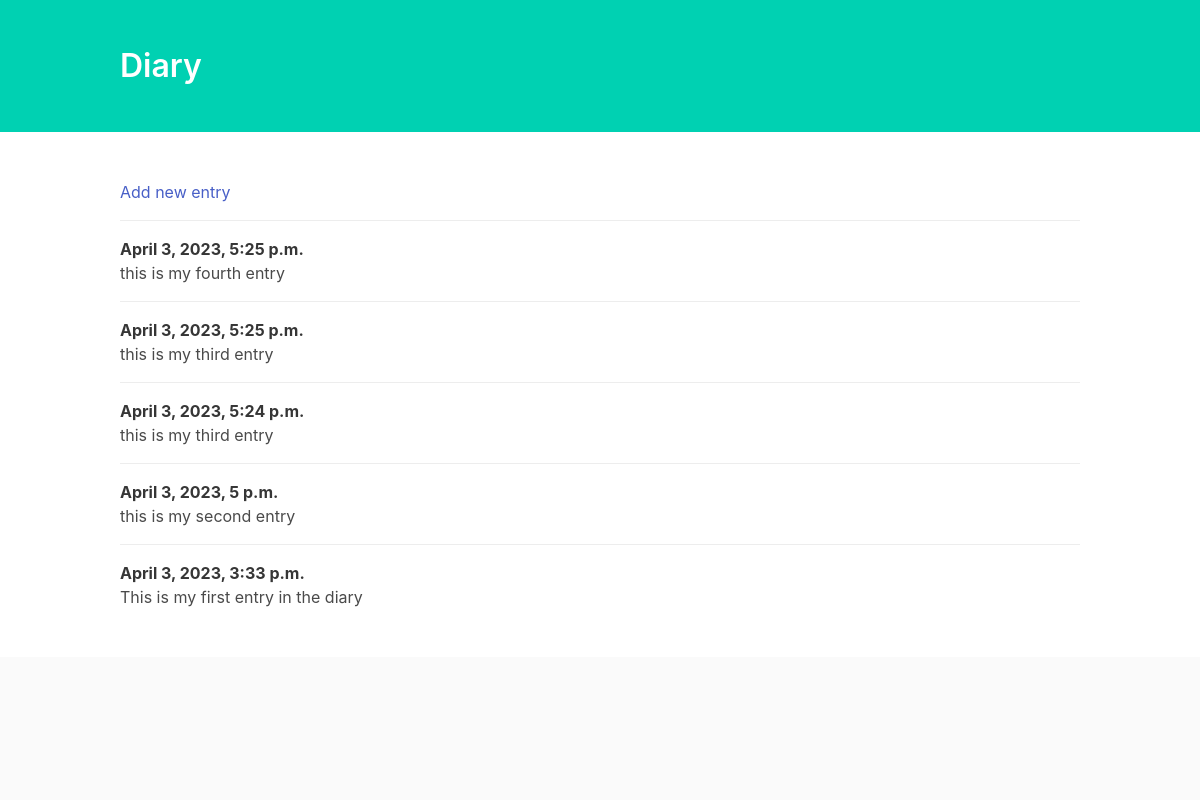
The app's page /diary/, older data.
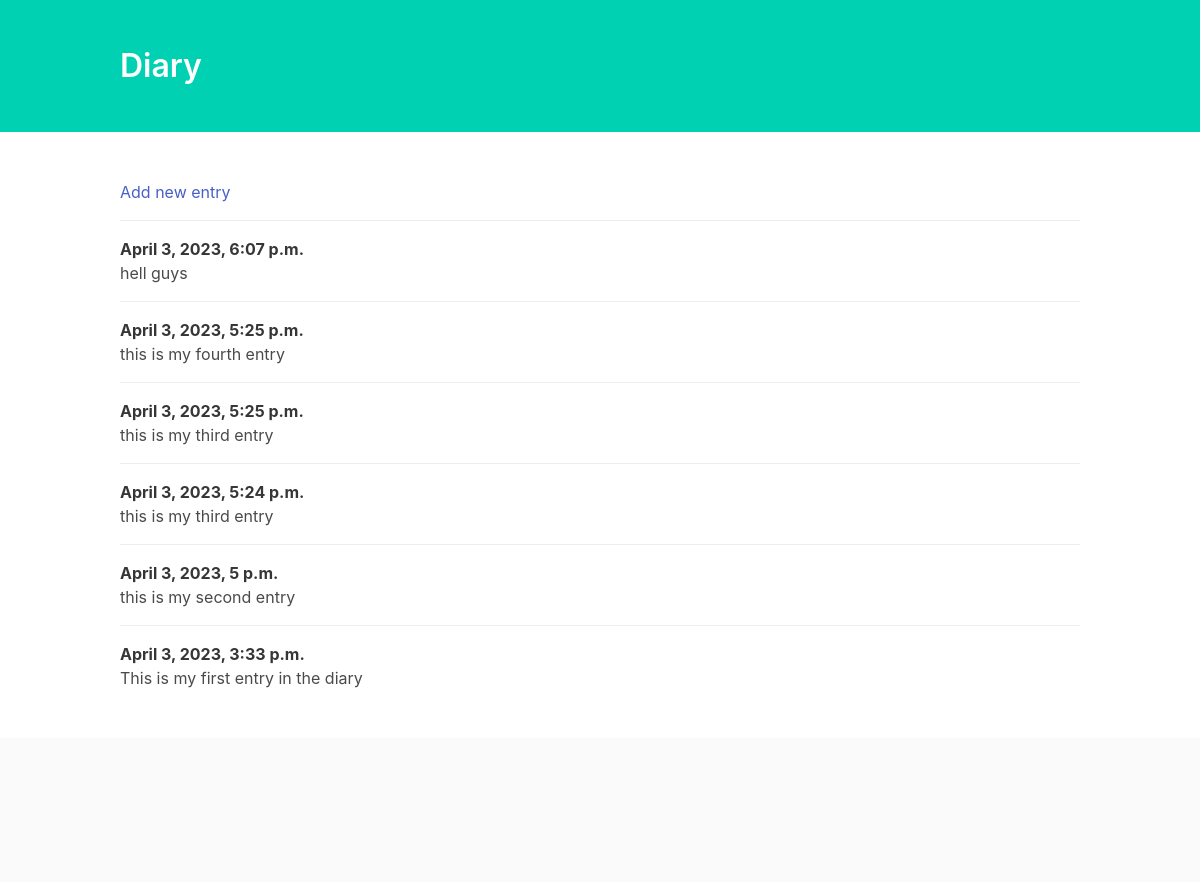
The same page, newer data.
### diary/models.py (models this page shows, shortened)
class Diary_entry(models.Model):
    text = models.TextField()
    date_posted = models.DateTimeField(auto_now_add=True)
    class Meta:
        verbose_name_plural='entries'

### diary/views.py (the view)
# urls.py: path('',views.index,name='index'),
def index(request):
    entries = Diary_entry.objects.order_by('-date_posted')
    context = {'entries' : entries}
    return render(request, 'diary/index.html',context)

### diary/templates/diary/index.html (shortened to what this page needs)
<!DOCTYPE html>
<html lang="en">
<head>
    <link rel="stylesheet" href="https://cdnjs.cloudflare.com/ajax/libs/bulma/0.6.2/css/bulma.min.css" />
</head>
<body>
    <section class="hero is-primary">
        <div class="hero-body">
            <div class="container">
                <h1 class="title">
                    Diary
                </h1>
            </div>
        </div>
    </section>
    <section class="section">
        <div class="container">
            <article class="media">
                <div class="media-content">
                    <div class="content">
                        <a href="{% url 'add' %}">Add new entry</a>
                    </div>
                </div>
            </article>
            {% for Diary_entry in entries %}
                <article class="media">
                    <div class="media-content">
                        <div class="content">
                            <p>
                                <strong>{{ Diary_entry.date_posted }}</strong>
                                <br> {{ Diary_entry.text }}
                            </p>
                        </div>
                    </div>
                </article>
            {% endfor %}
        </div>
    </section>
    <footer class="footer">
    </footer>
</body>
</html>

Row changes from the older to the newer data that the page shows:
added Diary_entry: date_posted "April 3, 2023, 6:07 p.m.", text "hell guys"
